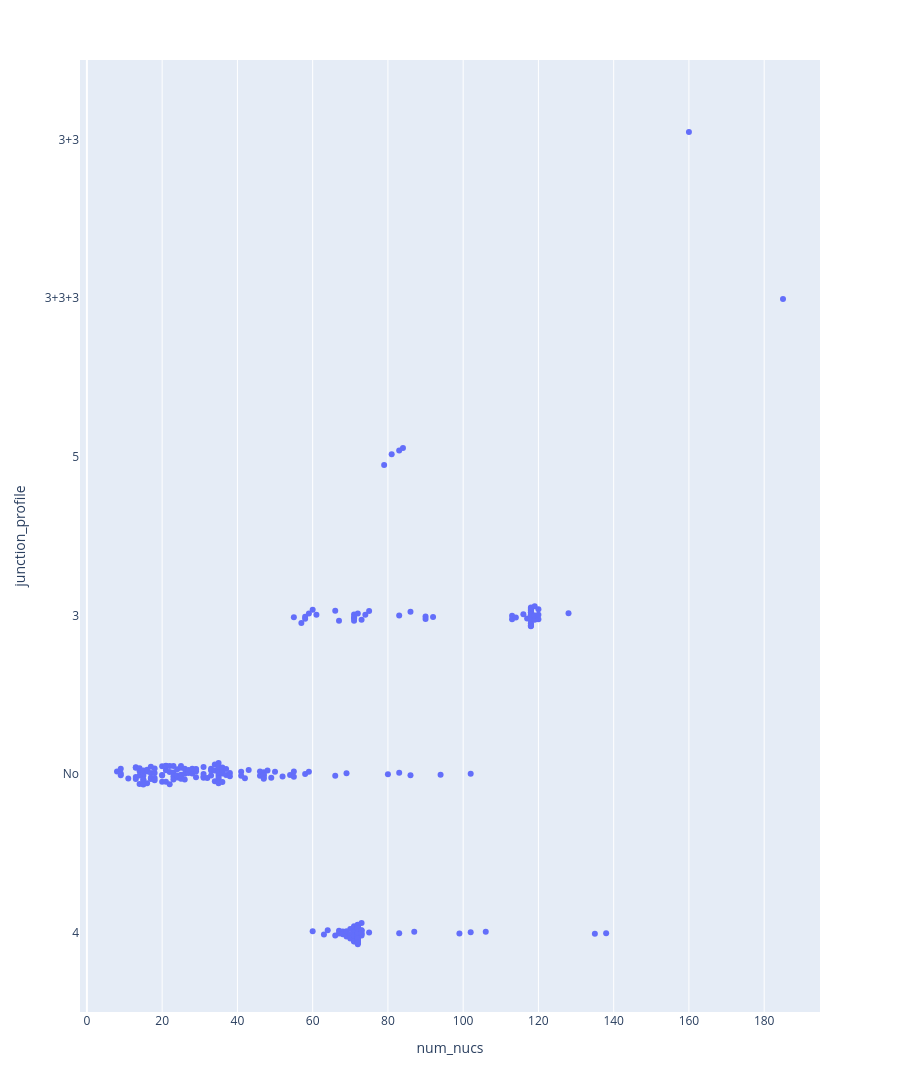

Notebook code cell kept with this figure:
### Code cell
import pandas as pd
import plotly.express as px
import numpy as np



p = px.strip(     #jitter=0.3,        
        data_frame = info.reset_index().replace({"has_junctions": {False: "False", True: "True"}}),
        x="num_nucs",  y="junction_profile", hover_name = "name", hover_data=["name", "pdb_chains"],
            # range_y = (-0.1, 1.1),
        height = 1500
             )
p

### Figure 1 — Plotly figure (JSON) as saved in the notebook; plotly's stock layout.template omitted (floating-point values rounded to 4 significant figures; data arrays with more than 128 entries replaced by an {"elided": "..."} marker saying what was removed)
{"data": [{"alignmentgroup": "True", "boxpoints": "all", "customdata": {"elided": "249x2 str values"}, "fillcolor": "rgba(255,255,255,0)", "hoveron": "points", "hovertemplate": "<b>%{hovertext}</b><br><br>num_nucs=%{x}<br>junction_profile=%{y}<br>name=%{customdata[0]}<br>pdb_chains=%{customdata[1]}<extra></extra>", "hovertext": {"elided": "249 str values"}, "legendgroup": "", "line": {"color": "rgba(255,255,255,0)"}, "marker": {"color": "#636efa"}, "name": "", "offsetgroup": "", "orientation": "h", "pointpos": 0, "showlegend": false, "type": "box", "x": {"elided": "249 int values"}, "x0": " ", "xaxis": "x", "y": {"elided": "249 str values"}, "y0": " ", "yaxis": "y"}], "layout": {"boxmode": "group", "height": 1500, "legend": {"tracegroupgap": 0}, "margin": {"t": 60}, "xaxis": {"anchor": "y", "domain": [0, 1], "title": {"text": "num_nucs"}}, "yaxis": {"anchor": "x", "domain": [0, 1], "title": {"text": "junction_profile"}}}}
